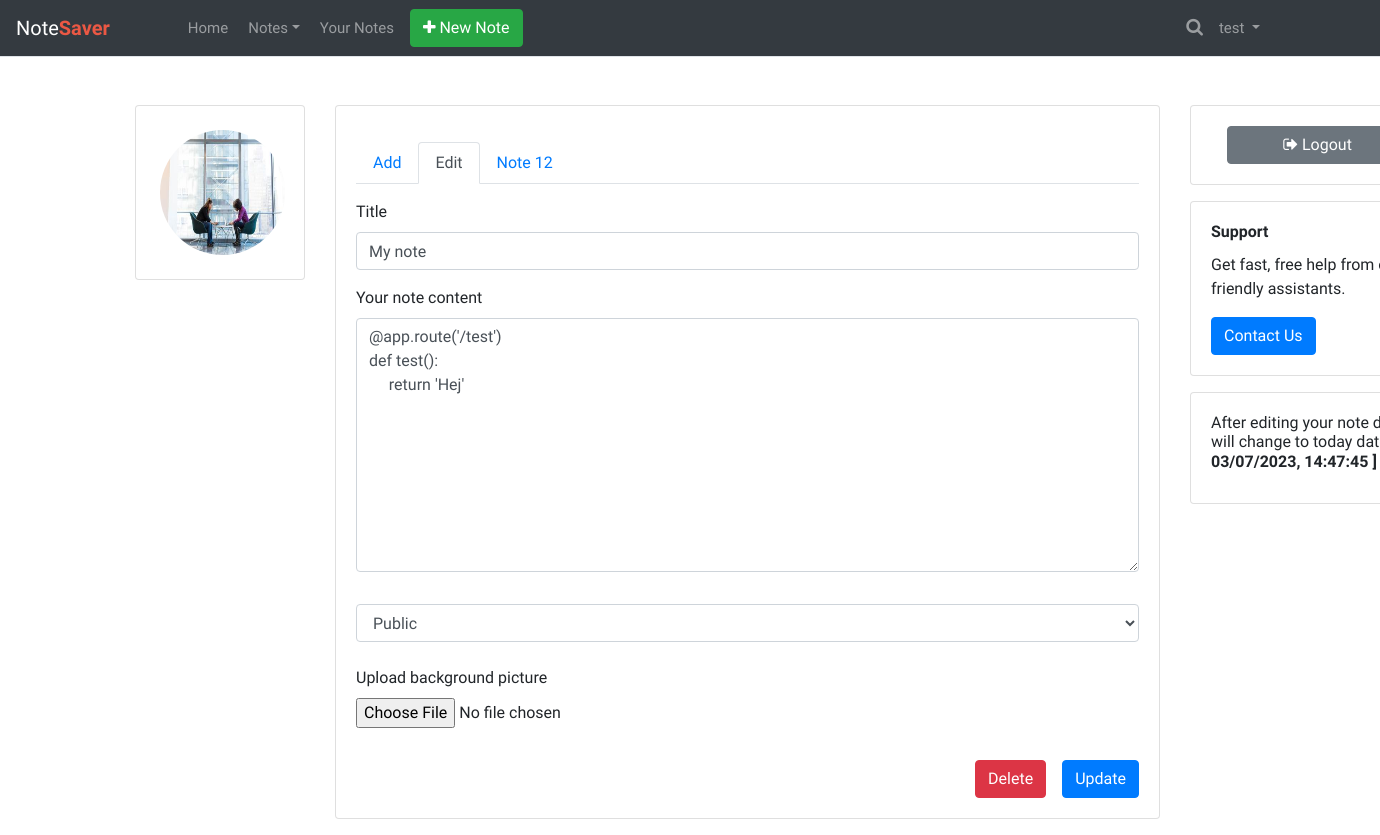
Page /note/edit/12 (signed in) on the committed database.
### nts/models.py (models this page shows, shortened)
class User(db.Model, UserMixin):
    id = db.Column(db.Integer, primary_key=True)
    username = db.Column(db.String(20), unique=True, nullable=False)
    email = db.Column(db.String(120), unique=True, nullable=False)
    image_file = db.Column(db.String(20), nullable=False,
                           default='default.jpg')
    password = db.Column(db.String(60), nullable=False)
    role = db.Column(db.Text, nullable=False, default='User')
    notes = db.relationship('Note', backref='author', lazy=True)

class Note(db.Model):
    id = db.Column(db.Integer, primary_key=True)
    title = db.Column(db.String(100), default=id)
    image_file = db.Column(db.String(20))
    date_posted = db.Column(db.DateTime, nullable=False,
                            default=datetime.datetime.now)
    content = db.Column(db.Text, nullable=False)
    privacy = db.Column(db.Text, default='Public')
    user_id = db.Column(db.Integer, db.ForeignKey('user.id'), nullable=False)

### nts/views.py (the view)
@app.route('/note/edit/<int:note_id>', methods=['GET', 'POST'])
@login_required
def note_edit(note_id):
    form = EditNoteForm()
    note = Note.query.get_or_404(note_id)
    date = datetime.datetime.now()
    if note.author == current_user:
        if form.validate_on_submit():
            note.title = form.title.data
            note.content = form.content.data
            note.privacy = form.privacy.data
            note.author = current_user
            if form.picture.data:
                pic = note_picture(form.picture.data)
                note.image_file = pic
            db.session.commit()
            flash(f'Your note ["{note.title}"] has been updated.', 'success')
            return redirect(url_for('notes'))
        elif request.method == 'GET':
            form.title.data = note.title
            form.content.data = note.content
            form.privacy.data = note.privacy
    else:
        return redirect(url_for('notes'))
    return render_template('notes/edit.html', title="Edit", form=form, date=date, note=note)

### nts/forms.py
class EditNoteForm(FlaskForm):
    title = StringField('Title', validators=[Length(min=0, max=55)])
    content = TextAreaField('Description', validators=[
                            Length(min=1, max=10000)])
    privacy = SelectField('Select privacy of note',
                          choices=['Public', 'Private'])
    picture = FileField('Upload background picture', validators=[
                        FileAllowed(['jpg', 'png'])])
    submit = SubmitField('Update')

### nts/functions.py (called while the page is built)
@app.context_processor
def override_url_for():
    return dict(url_for=dated_url_for)

def dated_url_for(endpoint, **values):
    if endpoint == 'static' or 'profile_pics':
        filename = values.get('filename', None)
        if filename:
            file_path = os.path.join(app.root_path,
                                     endpoint, filename)
            values['ver'] = int(os.stat(file_path).st_mtime)
    return url_for(endpoint, **values)

### nts/models.py (called while the page is built)
@login_manager.user_loader
def load_user(user_id):
    return User.query.get(int(user_id))

### nts/templates/notes/edit.html (shortened to what this page needs)
{% extends 'layout.html' %}
{% block content %}
<div class="container mt-5">
    <div class="row flex-lg-nowrap">
      <div class="col-12 col-lg-auto mb-3" style="width: 200px;">
        <div class="card p-3">
          <div class="e-navlist e-navlist--active-bg">
            <ul class="nav">
              <li class="nav-item">
                {% if note.image_file %}
                <a class="nav-link px-2 active" href="{{ url_for('static', filename='note_background/' + note.image_file ) }}"
                    target="_blank" title="This will redirect you to your note background image" alt="Note image">
                  <img src="{{ url_for('static', filename='note_background/' + note.image_file ) }}" width="125px" height="125px" style="border-radius: 50%;">
                </a>
                {% else %}
                  Here is place for your note background image.
                {% endif %}
              </li>
            </ul>
          </div>
        </div>
      </div>
      <div class="col-12">
        <div class="row">
          <div class="col mb-3">
            <div class="card">
              <div class="card-body">
                <div class="e-profile">
                  <div class="row">
                  </div>
                  <ul class="nav nav-tabs">
                    <li class="nav-item"><a href="{{ url_for('notes_add') }}" class="nav-link">Add</a></li>
                    <li class="nav-item"><a href="" class="active nav-link">Edit</a></li>
                    <li class="nav-item"><a href="{{ url_for('note', note_id=note.id)}}" class="nav-link">Note {{ note.id}}</a></li>
                  </ul>
                  <div class="tab-content pt-3">
                    <div class="tab-pane active">
                      <form class="form" method="POST" enctype="multipart/form-data">
                        <div class="row">
                          <div class="col">
                            <div class="row">
                              <div class="col">
                                <div class="form-group">
                                  <label>Title</label>
                                    {% if form.title.errors %}
                                    {{ form.title(class="form-control is-invalid") }}
                                    <div class="invalid-feedback">
                                            {% for error in form.title.errors %}
                                                <span>{{ error }}</span>
                                            {% endfor %}
                                     </div>
                                    {% else %}
                                            {{ form.title(class_='form-control')}}
                                    {% endif %}
                                </div>
                              </div>
                            </div>
                            <div class="row">
                              <div class="col mb-3">
                                <div class="form-group">
                                    <label>Your note content</label>
                                    {% if form.content.errors %}
                                    {{ form.content(class="form-control is-invalid",  rows='10') }}
                                    <div class="invalid-feedback">
                                            {% for error in form.content.errors %}
                                                <span>{{ error }}</span>
                                            {% endfor %}
                                    </div>
                                    {% else %}
                                            {{ form.content(class_='form-control', rows="10")}}
                                    {% endif %}
                                </div>
                              </div>
                            </div>
                          </div>
                        </div>
                        {% if form.privacy.errors %}
                        {{ form.privacy(class="form-control is-invalid") }}
                        <div class="invalid-feedback">
                                {% for error in form.privacy.errors %}
                                    <span>{{ error }}</span>
                                {% endfor %}
                        </div>
                        {% else %}
                                {{ form.privacy(class_='form-control')}}
                        {% endif %}
                        <div class="form-group mt-4">
                          {{ form.picture.label() }}
                          {{ form.picture(class="form-control-file ") }}
                        </div>
                        <div class="row">
                          <div class="col d-flex justify-content-end">
                            <a class="btn btn-danger mt-3 mr-3"href="#myModal" data-toggle="modal">Delete</a>
                            {{ form.submit(class="btn btn-primary mt-3") }}
                          </div>
                        </div>
                      </form>
                    </div>
                  </div>
                </div>
              </div>
            </div>
          </div>
          <div class="col-12 col-md-3 mb-3">
            <div class="card mb-3">
              <div class="card-body">
                <div class="px-xl-3">
                  <button class="btn btn-block btn-secondary">
                    <i class="fa fa-sign-out"></i>
                    <span>Logout</span>
                  </button>
                </div>
              </div>
            </div>
            <div class="card">
              <div class="card-body">
                <h6 class="card-title font-weight-bold">Support</h6>
                <p class="card-text">Get fast, free help from our friendly assistants.</p>
                <button type="button" class="btn btn-primary">Contact Us</button>
              </div>
            </div>
            <div class="card mt-3">
              <div class="card-body">
                <h6 class="card-title">After editing your note date will change to today date !!!  <b>[ {{ date.strftime("%d/%m/%Y, %H:%M:%S") }} ] </b>.</h6>
              </div>
            </div>
          </div>
        </div>
      </div>
    </div>
    </div>
{% endblock %}

### nts/templates/layout.html (shortened to what this page needs)
<!DOCTYPE html>
<html lang="en">
<head>
<link rel="stylesheet" href="https://stackpath.bootstrapcdn.com/bootstrap/4.5.0/css/bootstrap.min.css">
<link rel="stylesheet" href="https://maxcdn.bootstrapcdn.com/font-awesome/4.7.0/css/font-awesome.min.css">
<link rel="stylesheet" href="{{ url_for('static', filename='layout.css') }}">
{% if title == 'Dashboard' or title == 'Notes' or title == 'Edit' or title == 'Browse' %}
<link rel="stylesheet" href="{{ url_for('static', filename='note.css')}}">
{% endif %}
</head>
<body>
{% if title == 'User' %}
<nav class="navbar navbar-expand-lg navbar-dark bg-dark fixed-top">
{% else %}
<nav class="navbar navbar-expand-lg navbar-dark bg-dark ">
{% endif %}
	<a href="{{ url_for('notes') }}" class="navbar-brand">Note<b>Saver</b></a>
	<div id="navbarCollapse" class="collapse navbar-collapse justify-content-start">
		<div class="navbar-nav">
			{% if current_user.is_authenticated %}
			<a href="{{ url_for('notes') }}" class="nav-item nav-link ">Home</a>
			{% else %}
			<a href="/" class="nav-item nav-link ">Home</a>
			{% endif %}
			{% if title == 'Dashboard' or title == 'Add' or title == 'Browse' %}
			<div class="nav-item dropdown active">
			{% else %}
			<div class="nav-item dropdown">
			{% endif %}
				<a href="#" data-toggle="dropdown" class="nav-item nav-link dropdown-toggle">Notes</a>
			</div>
			{% if title == 'Notes' %}
			<a href="{{ url_for('notes') }}" class="nav-item nav-link active">Your Notes</a>
			{% else %}
			<a href="{{ url_for('notes') }}" class="nav-item nav-link">Your Notes</a>
			{% endif %}
			<a href="{{ url_for('notes_add') }}">
				<button type="button" class="btn btn-success">
					<i class="fa fa-plus" aria-hidden="true"></i> New Note
				</button>
			</a>
        </div>
		<div class="navbar-nav ml-auto">
			<div class="nav-item dropdown search-dropdown">
				<a data-toggle="dropdown" class="nav-item nav-link dropdown-toggle" href="#"><i class="fa fa-search"></i></a>
			</div>
			{% if current_user.is_authenticated %}
			<div class="nav-item dropdown mr-5">
				<a href="#" data-toggle="dropdown" class="nav-link dropdown-toggle user-action mr-5">{{ current_user.username }} <b class="caret"></b></a>
			</div>
			{% endif %}
         </div>
        </div>
</nav>
{% block content %}{% endblock %}
</body>
</html>

### nts/static/layout.css (style rules this page uses)
body { font-family:'Varela Round',sans-serif }
.form-control { box-shadow:none;border-radius:4px }
.navbar { background:#fff;padding-left:16px;padding-right:16px;border-bottom:1px solid #dfe3e8;border-radius:0 }
.navbar .navbar-brand { padding-left:0;font-size:20px;padding-right:50px }
.navbar .navbar-brand b { font-weight:700;color:#eb5844 }
.navbar .navbar-nav>a { margin:0 .25rem }
.navbar a,.navbar a:active { color:#888;font-size:15px;background:0 0 }
.navbar .nav-item i { font-size:18px;line-height:16px }
.navbar .search-dropdown .dropdown-toggle::after { display:none }

### rows in the picture
User: username "test"
Note: image_file (picture), id "12", title "My note", content "@app.route('/test') def test(): return 'Hej'", privacy "Public"
